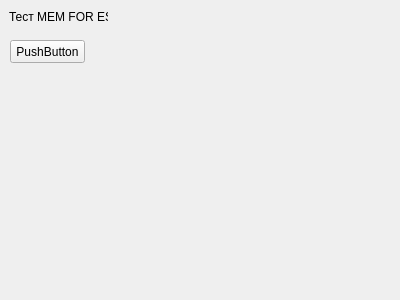
<?xml version="1.0" encoding="UTF-8"?>
<ui version="4.0">
 <class>TestMem</class>
 <widget class="QWidget" name="TestMem">
  <property name="geometry">
   <rect>
    <x>0</x>
    <y>0</y>
    <width>400</width>
    <height>300</height>
   </rect>
  </property>
  <property name="windowTitle">
   <string>Form</string>
  </property>
  <widget class="QPushButton" name="pushButton">
   <property name="geometry">
    <rect>
     <x>10</x>
     <y>40</y>
     <width>75</width>
     <height>23</height>
    </rect>
   </property>
   <property name="text">
    <string>PushButton</string>
   </property>
  </widget>
  <widget class="QLabel" name="label">
   <property name="geometry">
    <rect>
     <x>9</x>
     <y>9</y>
     <width>99</width>
     <height>16</height>
    </rect>
   </property>
   <property name="text">
    <string>Тест MEM FOR ES96</string>
   </property>
  </widget>
 </widget>
 <resources/>
 <connections/>
</ui>
